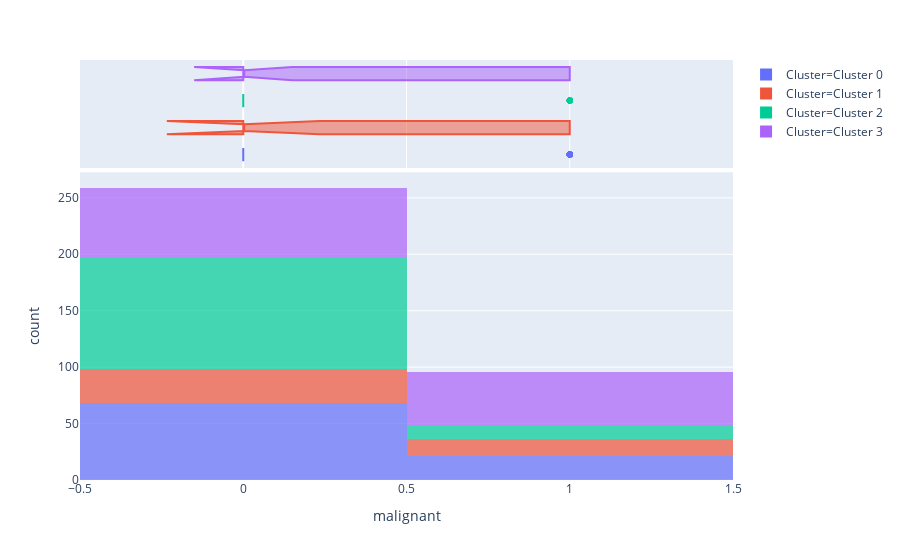

The notebook cell this image was saved under:
### Code cell
plot_model(kmeans, plot = 'distribution', feature = 'malignant')

### Figure 1 — Plotly figure (JSON) as saved in the notebook; plotly's stock layout.template omitted (floating-point values rounded to 4 significant figures; data arrays with more than 128 entries replaced by an {"elided": "..."} marker saying what was removed)
{"data": [{"alignmentgroup": "True", "bingroup": "x", "hoverlabel": {"namelength": 0}, "hovertemplate": "Cluster=Cluster 0<br>malignant=%{x}<br>count=%{y}", "legendgroup": "Cluster=Cluster 0", "marker": {"color": "#636efa", "opacity": 0.7}, "name": "Cluster=Cluster 0", "offsetgroup": "Cluster=Cluster 0", "orientation": "v", "showlegend": true, "type": "histogram", "x": [1, 0, 0, 0, 0, 0, 0, 0, 0, 0, 0, 0, 0, 0, 0, 0, 1, 0, 0, 0, 0, 1, 0, 1, 0, 1, 1, 0, 0, 1, 0, 0, 0, 0, 0, 0, 0, 0, 0, 0, 0, 0, 0, 0, 0, 0, 0, 0, 0, 0, 0, 0, 0, 0, 0, 0, 0, 0, 0, 0, 1, 0, 0, 0, 1, 1, 0, 1, 1, 0, 0, 0, 1, 0, 1, 0, 1, 1, 0, 0, 1, 0, 1, 1, 1, 1, 0, 0, 0], "xaxis": "x", "yaxis": "y"}, {"alignmentgroup": "True", "customdata": {"elided": "89x44 mixed values"}, "hoverlabel": {"namelength": 0}, "hovertemplate": "Cluster=%{customdata[43]}<br>malignant=%{customdata[0]}<br>bilateral=%{customdata[1]}<br>age=%{customdata[2]}<br>month=%{customdata[3]}<br>bmi=%{customdata[4]}<br>diabetes=%{customdata[5]}<br>hypertension=%{customdata[6]}<br>surgery=%{customdata[7]}<br>smoking=%{customdata[8]}<br>family=%{customdata[9]}<br>menarche=%{customdata[10]}<br>menopause=%{customdata[11]}<br>miscarriage=%{customdata[12]}<br>pregnancy=%{customdata[13]}<br>childbearing=%{customdata[14]}<br>nd_blood=%{customdata[15]}<br>nd_milk=%{customdata[16]}<br>nd_serous=%{customdata[17]}<br>nd_change=%{customdata[18]}<br>nd_number=%{customdata[19]}<br>nd_mass=%{customdata[20]}<br>nd_position=%{customdata[21]}<br>nd_distance=%{customdata[22]}<br>nd_shape=%{customdata[23]}<br>nd_surface=%{customdata[24]}<br>nd_dispersion=%{customdata[25]}<br>nd_quantity=%{customdata[26]}<br>nd_distribution=%{customdata[27]}<br>nd_retraction=%{customdata[28]}<br>nd_appearance=%{customdata[29]}<br>us_ductectasia=%{customdata[30]}<br>us_intramass=%{customdata[31]}<br>us_cysmass=%{customdata[32]}<br>us_mass=%{customdata[33]}<br>us_size=%{customdata[34]}<br>us_position=%{customdata[35]}<br>us_distance=%{customdata[36]}<br>us_shape=%{customdata[37]}<br>us_boundary=%{customdata[38]}<br>us_bloodflow=%{customdata[39]}<br>us_calcification=%{customdata[40]}<br>us_birads=%{customdata[41]}<br>xray=%{customdata[42]}", "legendgroup": "Cluster=Cluster 0", "marker": {"color": "#636efa"}, "name": "Cluster=Cluster 0", "notched": true, "offsetgroup": "Cluster=Cluster 0", "showlegend": false, "type": "box", "x": [1, 0, 0, 0, 0, 0, 0, 0, 0, 0, 0, 0, 0, 0, 0, 0, 1, 0, 0, 0, 0, 1, 0, 1, 0, 1, 1, 0, 0, 1, 0, 0, 0, 0, 0, 0, 0, 0, 0, 0, 0, 0, 0, 0, 0, 0, 0, 0, 0, 0, 0, 0, 0, 0, 0, 0, 0, 0, 0, 0, 1, 0, 0, 0, 1, 1, 0, 1, 1, 0, 0, 0, 1, 0, 1, 0, 1, 1, 0, 0, 1, 0, 1, 1, 1, 1, 0, 0, 0], "xaxis": "x2", "yaxis": "y2"}, {"alignmentgroup": "True", "bingroup": "x", "hoverlabel": {"namelength": 0}, "hovertemplate": "Cluster=Cluster 1<br>malignant=%{x}<br>count=%{y}", "legendgroup": "Cluster=Cluster 1", "marker": {"color": "#EF553B", "opacity": 0.7}, "name": "Cluster=Cluster 1", "offsetgroup": "Cluster=Cluster 1", "orientation": "v", "showlegend": true, "type": "histogram", "x": [0, 0, 1, 0, 0, 1, 0, 1, 0, 0, 0, 1, 0, 0, 0, 0, 0, 0, 1, 0, 0, 1, 0, 0, 0, 1, 0, 1, 1, 0, 0, 1, 0, 0, 1, 1, 1, 0, 0, 0, 0, 1, 0, 1, 0], "xaxis": "x", "yaxis": "y"}, {"alignmentgroup": "True", "customdata": {"elided": "45x44 mixed values"}, "hoverlabel": {"namelength": 0}, "hovertemplate": "Cluster=%{customdata[43]}<br>malignant=%{customdata[0]}<br>bilateral=%{customdata[1]}<br>age=%{customdata[2]}<br>month=%{customdata[3]}<br>bmi=%{customdata[4]}<br>diabetes=%{customdata[5]}<br>hypertension=%{customdata[6]}<br>surgery=%{customdata[7]}<br>smoking=%{customdata[8]}<br>family=%{customdata[9]}<br>menarche=%{customdata[10]}<br>menopause=%{customdata[11]}<br>miscarriage=%{customdata[12]}<br>pregnancy=%{customdata[13]}<br>childbearing=%{customdata[14]}<br>nd_blood=%{customdata[15]}<br>nd_milk=%{customdata[16]}<br>nd_serous=%{customdata[17]}<br>nd_change=%{customdata[18]}<br>nd_number=%{customdata[19]}<br>nd_mass=%{customdata[20]}<br>nd_position=%{customdata[21]}<br>nd_distance=%{customdata[22]}<br>nd_shape=%{customdata[23]}<br>nd_surface=%{customdata[24]}<br>nd_dispersion=%{customdata[25]}<br>nd_quantity=%{customdata[26]}<br>nd_distribution=%{customdata[27]}<br>nd_retraction=%{customdata[28]}<br>nd_appearance=%{customdata[29]}<br>us_ductectasia=%{customdata[30]}<br>us_intramass=%{customdata[31]}<br>us_cysmass=%{customdata[32]}<br>us_mass=%{customdata[33]}<br>us_size=%{customdata[34]}<br>us_position=%{customdata[35]}<br>us_distance=%{customdata[36]}<br>us_shape=%{customdata[37]}<br>us_boundary=%{customdata[38]}<br>us_bloodflow=%{customdata[39]}<br>us_calcification=%{customdata[40]}<br>us_birads=%{customdata[41]}<br>xray=%{customdata[42]}", "legendgroup": "Cluster=Cluster 1", "marker": {"color": "#EF553B"}, "name": "Cluster=Cluster 1", "notched": true, "offsetgroup": "Cluster=Cluster 1", "showlegend": false, "type": "box", "x": [0, 0, 1, 0, 0, 1, 0, 1, 0, 0, 0, 1, 0, 0, 0, 0, 0, 0, 1, 0, 0, 1, 0, 0, 0, 1, 0, 1, 1, 0, 0, 1, 0, 0, 1, 1, 1, 0, 0, 0, 0, 1, 0, 1, 0], "xaxis": "x2", "yaxis": "y2"}, {"alignmentgroup": "True", "bingroup": "x", "hoverlabel": {"namelength": 0}, "hovertemplate": "Cluster=Cluster 2<br>malignant=%{x}<br>count=%{y}", "legendgroup": "Cluster=Cluster 2", "marker": {"color": "#00cc96", "opacity": 0.7}, "name": "Cluster=Cluster 2", "offsetgroup": "Cluster=Cluster 2", "orientation": "v", "showlegend": true, "type": "histogram", "x": [0, 0, 0, 0, 0, 0, 0, 0, 0, 0, 0, 0, 0, 0, 0, 0, 0, 0, 0, 0, 0, 0, 0, 0, 0, 0, 0, 0, 0, 0, 0, 0, 0, 0, 0, 0, 0, 0, 0, 0, 0, 0, 0, 1, 1, 0, 0, 0, 0, 1, 0, 0, 1, 0, 0, 1, 0, 0, 0, 1, 0, 1, 0, 1, 1, 0, 0, 0, 1, 1, 0, 0, 1, 1, 0, 0, 0, 0, 0, 0, 0, 0, 0, 0, 0, 0, 0, 0, 0, 0, 0, 0, 0, 0, 0, 0, 0, 0, 0, 0, 0, 0, 0, 0, 0, 0, 0, 0, 0, 0, 0, 0], "xaxis": "x", "yaxis": "y"}, {"alignmentgroup": "True", "customdata": {"elided": "112x44 mixed values"}, "hoverlabel": {"namelength": 0}, "hovertemplate": "Cluster=%{customdata[43]}<br>malignant=%{customdata[0]}<br>bilateral=%{customdata[1]}<br>age=%{customdata[2]}<br>month=%{customdata[3]}<br>bmi=%{customdata[4]}<br>diabetes=%{customdata[5]}<br>hypertension=%{customdata[6]}<br>surgery=%{customdata[7]}<br>smoking=%{customdata[8]}<br>family=%{customdata[9]}<br>menarche=%{customdata[10]}<br>menopause=%{customdata[11]}<br>miscarriage=%{customdata[12]}<br>pregnancy=%{customdata[13]}<br>childbearing=%{customdata[14]}<br>nd_blood=%{customdata[15]}<br>nd_milk=%{customdata[16]}<br>nd_serous=%{customdata[17]}<br>nd_change=%{customdata[18]}<br>nd_number=%{customdata[19]}<br>nd_mass=%{customdata[20]}<br>nd_position=%{customdata[21]}<br>nd_distance=%{customdata[22]}<br>nd_shape=%{customdata[23]}<br>nd_surface=%{customdata[24]}<br>nd_dispersion=%{customdata[25]}<br>nd_quantity=%{customdata[26]}<br>nd_distribution=%{customdata[27]}<br>nd_retraction=%{customdata[28]}<br>nd_appearance=%{customdata[29]}<br>us_ductectasia=%{customdata[30]}<br>us_intramass=%{customdata[31]}<br>us_cysmass=%{customdata[32]}<br>us_mass=%{customdata[33]}<br>us_size=%{customdata[34]}<br>us_position=%{customdata[35]}<br>us_distance=%{customdata[36]}<br>us_shape=%{customdata[37]}<br>us_boundary=%{customdata[38]}<br>us_bloodflow=%{customdata[39]}<br>us_calcification=%{customdata[40]}<br>us_birads=%{customdata[41]}<br>xray=%{customdata[42]}", "legendgroup": "Cluster=Cluster 2", "marker": {"color": "#00cc96"}, "name": "Cluster=Cluster 2", "notched": true, "offsetgroup": "Cluster=Cluster 2", "showlegend": false, "type": "box", "x": [0, 0, 0, 0, 0, 0, 0, 0, 0, 0, 0, 0, 0, 0, 0, 0, 0, 0, 0, 0, 0, 0, 0, 0, 0, 0, 0, 0, 0, 0, 0, 0, 0, 0, 0, 0, 0, 0, 0, 0, 0, 0, 0, 1, 1, 0, 0, 0, 0, 1, 0, 0, 1, 0, 0, 1, 0, 0, 0, 1, 0, 1, 0, 1, 1, 0, 0, 0, 1, 1, 0, 0, 1, 1, 0, 0, 0, 0, 0, 0, 0, 0, 0, 0, 0, 0, 0, 0, 0, 0, 0, 0, 0, 0, 0, 0, 0, 0, 0, 0, 0, 0, 0, 0, 0, 0, 0, 0, 0, 0, 0, 0], "xaxis": "x2", "yaxis": "y2"}, {"alignmentgroup": "True", "bingroup": "x", "hoverlabel": {"namelength": 0}, "hovertemplate": "Cluster=Cluster 3<br>malignant=%{x}<br>count=%{y}", "legendgroup": "Cluster=Cluster 3", "marker": {"color": "#ab63fa", "opacity": 0.7}, "name": "Cluster=Cluster 3", "offsetgroup": "Cluster=Cluster 3", "orientation": "v", "showlegend": true, "type": "histogram", "x": [0, 0, 0, 0, 0, 0, 0, 1, 0, 0, 0, 0, 0, 0, 0, 0, 0, 0, 0, 0, 1, 0, 1, 1, 1, 1, 1, 1, 1, 1, 1, 1, 1, 1, 1, 1, 1, 1, 1, 1, 1, 1, 1, 1, 1, 1, 1, 1, 1, 1, 1, 1, 1, 1, 1, 1, 1, 1, 1, 1, 1, 1, 1, 1, 1, 1, 0, 0, 0, 0, 0, 0, 0, 0, 0, 1, 0, 0, 0, 0, 0, 0, 0, 0, 0, 0, 0, 0, 0, 0, 0, 0, 0, 0, 0, 0, 0, 0, 0, 0, 0, 0, 0, 0, 0, 0, 0, 0, 0], "xaxis": "x", "yaxis": "y"}, {"alignmentgroup": "True", "customdata": {"elided": "109x44 mixed values"}, "hoverlabel": {"namelength": 0}, "hovertemplate": "Cluster=%{customdata[43]}<br>malignant=%{customdata[0]}<br>bilateral=%{customdata[1]}<br>age=%{customdata[2]}<br>month=%{customdata[3]}<br>bmi=%{customdata[4]}<br>diabetes=%{customdata[5]}<br>hypertension=%{customdata[6]}<br>surgery=%{customdata[7]}<br>smoking=%{customdata[8]}<br>family=%{customdata[9]}<br>menarche=%{customdata[10]}<br>menopause=%{customdata[11]}<br>miscarriage=%{customdata[12]}<br>pregnancy=%{customdata[13]}<br>childbearing=%{customdata[14]}<br>nd_blood=%{customdata[15]}<br>nd_milk=%{customdata[16]}<br>nd_serous=%{customdata[17]}<br>nd_change=%{customdata[18]}<br>nd_number=%{customdata[19]}<br>nd_mass=%{customdata[20]}<br>nd_position=%{customdata[21]}<br>nd_distance=%{customdata[22]}<br>nd_shape=%{customdata[23]}<br>nd_surface=%{customdata[24]}<br>nd_dispersion=%{customdata[25]}<br>nd_quantity=%{customdata[26]}<br>nd_distribution=%{customdata[27]}<br>nd_retraction=%{customdata[28]}<br>nd_appearance=%{customdata[29]}<br>us_ductectasia=%{customdata[30]}<br>us_intramass=%{customdata[31]}<br>us_cysmass=%{customdata[32]}<br>us_mass=%{customdata[33]}<br>us_size=%{customdata[34]}<br>us_position=%{customdata[35]}<br>us_distance=%{customdata[36]}<br>us_shape=%{customdata[37]}<br>us_boundary=%{customdata[38]}<br>us_bloodflow=%{customdata[39]}<br>us_calcification=%{customdata[40]}<br>us_birads=%{customdata[41]}<br>xray=%{customdata[42]}", "legendgroup": "Cluster=Cluster 3", "marker": {"color": "#ab63fa"}, "name": "Cluster=Cluster 3", "notched": true, "offsetgroup": "Cluster=Cluster 3", "showlegend": false, "type": "box", "x": [0, 0, 0, 0, 0, 0, 0, 1, 0, 0, 0, 0, 0, 0, 0, 0, 0, 0, 0, 0, 1, 0, 1, 1, 1, 1, 1, 1, 1, 1, 1, 1, 1, 1, 1, 1, 1, 1, 1, 1, 1, 1, 1, 1, 1, 1, 1, 1, 1, 1, 1, 1, 1, 1, 1, 1, 1, 1, 1, 1, 1, 1, 1, 1, 1, 1, 0, 0, 0, 0, 0, 0, 0, 0, 0, 1, 0, 0, 0, 0, 0, 0, 0, 0, 0, 0, 0, 0, 0, 0, 0, 0, 0, 0, 0, 0, 0, 0, 0, 0, 0, 0, 0, 0, 0, 0, 0, 0, 0], "xaxis": "x2", "yaxis": "y2"}], "layout": {"barmode": "relative", "legend": {"tracegroupgap": 0}, "margin": {"t": 60}, "xaxis": {"anchor": "y", "domain": [0, 1], "title": {"text": "malignant"}}, "xaxis2": {"anchor": "y2", "domain": [0, 1], "matches": "x", "showgrid": true, "showticklabels": false}, "yaxis": {"anchor": "x", "domain": [0, 0.7326], "title": {"text": "count"}}, "yaxis2": {"anchor": "x2", "domain": [0.7426, 1], "matches": "y2", "showgrid": false, "showline": false, "showticklabels": false, "ticks": ""}}}
